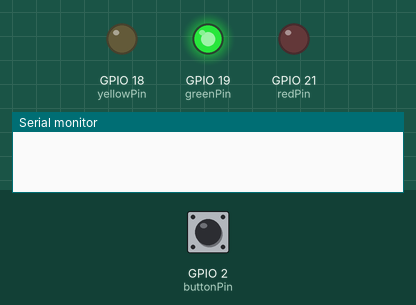
This sketch was run on a simulated ESP32. Parts: output pins drawn as LEDs (lit = HIGH), the last lines printed to the serial monitor. Dashed ring = blinking. The inputs (shaded band) are chosen by the test bench; at power-on: GPIO 2 (buttonPin) LOW.

Above: at 1.7 s.
1.8 s: GPIO 2 (buttonPin) pulled HIGH for 3.2 s
At 3.95 s:
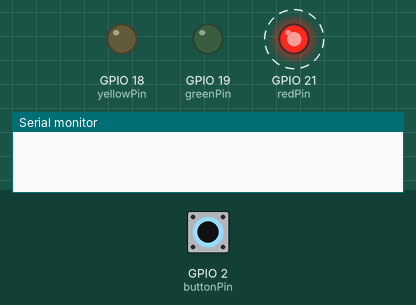
At 11.8 s:
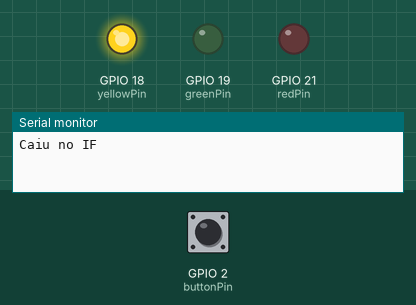
Timing chart, 0 to 12.8 s (numbered marks = the images above; inputs shaded):
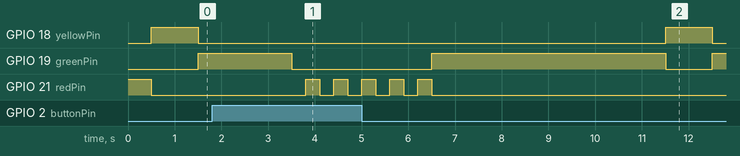

The sketch:

sketch.ino
```cpp
/* Semaforo
  * Reproduz a troca de cores constantemente
  * Se o botão for apertado enquanto o led vermelho está acesso, irá piscar e pular direto para o verde
*/

int buttonPin = 2;
int greenPin = 19;
int yellowPin = 18;
int redPin = 21;
int buttonState = 0;

void setup() {
  // put your setup code here, to run once:
  Serial.begin(115200);
  pinMode(greenPin, OUTPUT);
  pinMode(yellowPin, OUTPUT);
  pinMode(redPin, OUTPUT);
  pinMode(buttonPin, INPUT);
  digitalWrite(redPin, HIGH);
  delay(500);
}

void loop() {
  semaforo();
  for(int i = 0; i<=200; i++){
    buttonState = digitalRead(buttonPin);
    if(abrir_pedestres(buttonState)) break;
    delay(10);
  }
  // Por que se verificar o greenPin não funciona?
  if(buttonState == HIGH){
    Serial.println("Caiu no IF");
    delay(5000);
    digitalWrite(greenPin, LOW);
  }
}

void semaforo(){
  digitalWrite(redPin, LOW);
  digitalWrite(yellowPin, HIGH);
  delay(1000);
  digitalWrite(yellowPin, LOW);
  digitalWrite(greenPin, HIGH);
  delay(2000);
  digitalWrite(greenPin, LOW);
  delay(5);
  digitalWrite(redPin, HIGH);
}

int abrir_pedestres(int buttonState){
  if(buttonState == HIGH){
    digitalWrite(redPin, LOW);
    digitalWrite(yellowPin, LOW);
    piscar(redPin);
    digitalWrite(greenPin, HIGH);
    return 1;
  }
  return 0;
}

void piscar(int led){
  for(int i = 0; i<5; i++){
    digitalWrite(led, LOW);
    delay(300);
    digitalWrite(led, HIGH);
    delay(300);
  }
  digitalWrite(led, LOW);
}
```

Measured:
- after the input at 1.8 s, GPIO 21 (redPin): alternates HIGH for 0.30 s and LOW for 0.30 s, 10 changes in all, then stays LOW, starting after 2.0 s
